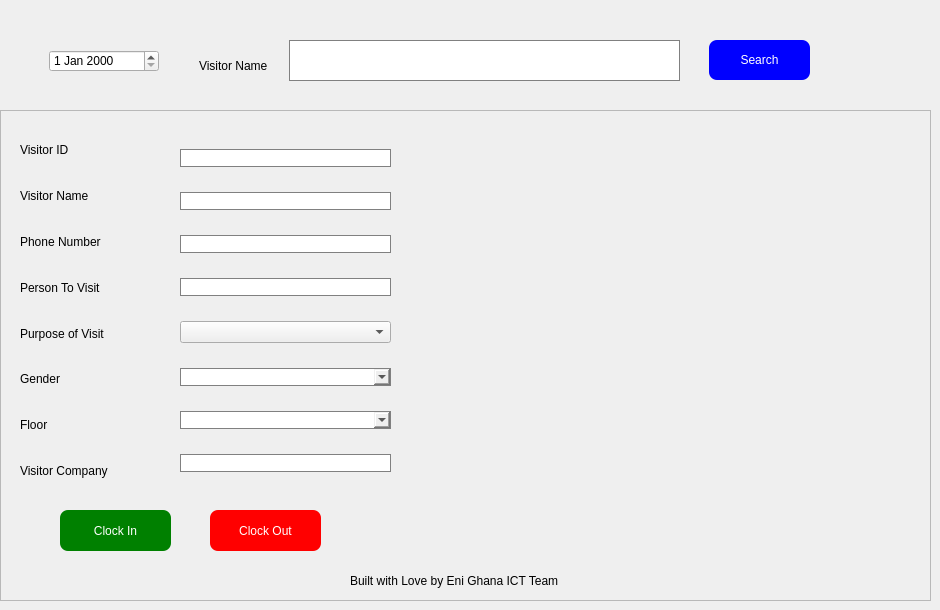
     <widget class="QWidget" name="Visitor">
      <widget class="QWidget" name="widget_3" native="true">
       <property name="geometry">
        <rect>
         <x>9</x>
         <y>20</y>
         <width>921</width>
         <height>81</height>
        </rect>
       </property>
       <property name="styleSheet">
        <string notr="true"/>
       </property>
       <widget class="QPushButton" name="pushButton_visitorRefresh">
        <property name="geometry">
         <rect>
          <x>700</x>
          <y>20</y>
          <width>101</width>
          <height>40</height>
         </rect>
        </property>
        <property name="styleSheet">
         <string notr="true">QPushButton{
text-align: center;
height: 30px;
width: 50px;
padding: 5px;
background: blue;
color: white;
border-radius: 8px;
}</string>
        </property>
        <property name="text">
         <string>Search</string>
        </property>
       </widget>
       <widget class="QLineEdit" name="lineEdit_visitorNameFilter">
        <property name="geometry">
         <rect>
          <x>280</x>
          <y>20</y>
          <width>391</width>
          <height>41</height>
         </rect>
        </property>
        <property name="styleSheet">
         <string notr="true">border: 1px solid grey</string>
        </property>
       </widget>
       <widget class="QLabel" name="label_4">
        <property name="geometry">
         <rect>
          <x>190</x>
          <y>30</y>
          <width>81</width>
          <height>31</height>
         </rect>
        </property>
        <property name="text">
         <string>Visitor Name</string>
        </property>
       </widget>
       <widget class="QDateEdit" name="dateEdit_visit_clocking">
        <property name="geometry">
         <rect>
          <x>40</x>
          <y>30</y>
          <width>110</width>
          <height>22</height>
         </rect>
        </property>
       </widget>
      </widget>
      <widget class="QFrame" name="frame_2">
       <property name="geometry">
        <rect>
         <x>0</x>
         <y>110</y>
         <width>931</width>
         <height>491</height>
        </rect>
       </property>
       <property name="styleSheet">
        <string notr="true"/>
       </property>
       <property name="frameShape">
        <enum>QFrame::StyledPanel</enum>
       </property>
       <property name="frameShadow">
        <enum>QFrame::Raised</enum>
       </property>
       <widget class="QPushButton" name="pushButton_visitorClockIn">
        <property name="geometry">
         <rect>
          <x>60</x>
          <y>400</y>
          <width>111</width>
          <height>41</height>
         </rect>
        </property>
        <property name="styleSheet">
         <string notr="true">QPushButton{
text-align: center;
height: 30px;
width: 50px;
padding: 5px;
background: green;
color: white;
border-radius: 8px;
}</string>
        </property>
        <property name="text">
         <string>Clock In</string>
        </property>
       </widget>
       <widget class="QPushButton" name="pushButton_visitorClockOut">
        <property name="geometry">
         <rect>
          <x>210</x>
          <y>400</y>
          <width>111</width>
          <height>41</height>
         </rect>
        </property>
        <property name="styleSheet">
         <string notr="true">QPushButton{
text-align: center;
height: 30px;
width: 50px;
padding: 5px;
background: red;
color: white;
border-radius: 8px;
}</string>
        </property>
        <property name="text">
         <string>Clock Out</string>
        </property>
       </widget>
       <widget class="QWidget" name="layoutWidget">
        <property name="geometry">
         <rect>
          <x>180</x>
          <y>20</y>
          <width>211</width>
          <height>361</height>
         </rect>
        </property>
        <layout class="QVBoxLayout" name="verticalLayout_2">
         <item>
          <widget class="QLineEdit" name="lineEdit_visitorID">
           <property name="styleSheet">
            <string notr="true">border: 1px solid grey
</string>
           </property>
          </widget>
         </item>
         <item>
          <widget class="QLineEdit" name="lineEdit_visitorName">
           <property name="styleSheet">
            <string notr="true">border: 1px solid grey</string>
           </property>
          </widget>
         </item>
         <item>
          <widget class="QLineEdit" name="lineEdit_visitorPhone">
           <property name="styleSheet">
            <string notr="true">border: 1px solid grey</string>
           </property>
          </widget>
         </item>
         <item>
          <widget class="QLineEdit" name="PersonToVisit">
           <property name="styleSheet">
            <string notr="true">border: 1px solid grey</string>
           </property>
          </widget>
         </item>
         <item>
          <widget class="QComboBox" name="PurposeofVisit">
           <property name="styleSheet">
            <string notr="true"/>
           </property>
           <item>
            <property name="text">
             <string/>
            </property>
           </item>
           <item>
            <property name="text">
             <string>Official</string>
            </property>
           </item>
           <item>
            <property name="text">
             <string>Meeting</string>
            </property>
           </item>
           <item>
            <property name="text">
             <string>Personal</string>
            </property>
           </item>
           <item>
            <property name="text">
             <string>Audit</string>
            </property>
           </item>
           <item>
            <property name="text">
             <string>Maintenance</string>
            </property>
           </item>
          </widget>
         </item>
         <item>
          <widget class="QComboBox" name="Gender">
           <property name="styleSheet">
            <string notr="true">border: 1px solid grey</string>
           </property>
           <item>
            <property name="text">
             <string/>
            </property>
           </item>
           <item>
            <property name="text">
             <string>Male</string>
            </property>
           </item>
           <item>
            <property name="text">
             <string>Female</string>
            </property>
           </item>
          </widget>
         </item>
         <item>
          <widget class="QComboBox" name="Floor">
           <property name="styleSheet">
            <string notr="true">border: 1px solid grey</string>
           </property>
           <item>
            <property name="text">
             <string/>
            </property>
           </item>
           <item>
            <property name="text">
             <string>First Floor</string>
            </property>
           </item>
           <item>
            <property name="text">
             <string>Second Floor</string>
            </property>
           </item>
           <item>
            <property name="text">
             <string>Third Floor</string>
            </property>
           </item>
           <item>
            <property name="text">
             <string>Fourth Floor</string>
            </property>
           </item>
           <item>
            <property name="text">
             <string>Fifth Floor</string>
            </property>
           </item>
          </widget>
         </item>
         <item>
          <widget class="QLineEdit" name="lineEdit_visitorCompany">
           <property name="styleSheet">
            <string notr="true">border: 1px solid grey</string>
           </property>
          </widget>
         </item>
        </layout>
       </widget>
       <widget class="QWidget" name="layoutWidget">
        <property name="geometry">
         <rect>
          <x>20</x>
          <y>20</y>
          <width>141</width>
          <height>361</height>
         </rect>
        </property>
        <layout class="QVBoxLayout" name="verticalLayout_3">
         <item>
          <widget class="QLabel" name="label_8">
           <property name="text">
            <string>Visitor ID</string>
           </property>
          </widget>
         </item>
         <item>
          <widget class="QLabel" name="label_9">
           <property name="text">
            <string>Visitor Name</string>
           </property>
          </widget>
         </item>
         <item>
          <widget class="QLabel" name="label_10">
           <property name="text">
            <string>Phone Number</string>
           </property>
          </widget>
         </item>
         <item>
          <widget class="QLabel" name="label_11">
           <property name="text">
            <string>Person To Visit</string>
           </property>
          </widget>
         </item>
         <item>
          <widget class="QLabel" name="label_12">
           <property name="text">
            <string>Purpose of Visit</string>
           </property>
          </widget>
         </item>
         <item>
          <widget class="QLabel" name="label_13">
           <property name="text">
            <string>Gender</string>
           </property>
          </widget>
         </item>
         <item>
          <widget class="QLabel" name="label_14">
           <property name="text">
            <string>Floor</string>
           </property>
          </widget>
         </item>
         <item>
          <widget class="QLabel" name="label_15">
           <property name="text">
            <string>Visitor Company</string>
           </property>
          </widget>
         </item>
        </layout>
       </widget>
       <widget class="QLabel" name="label_40">
        <property name="geometry">
         <rect>
          <x>350</x>
          <y>460</y>
          <width>241</width>
          <height>21</height>
         </rect>
        </property>
        <property name="styleSheet">
         <string notr="true"/>
        </property>
        <property name="text">
         <string>Built with Love by Eni Ghana ICT Team</string>
        </property>
       </widget>
      </widget>
     </widget>
